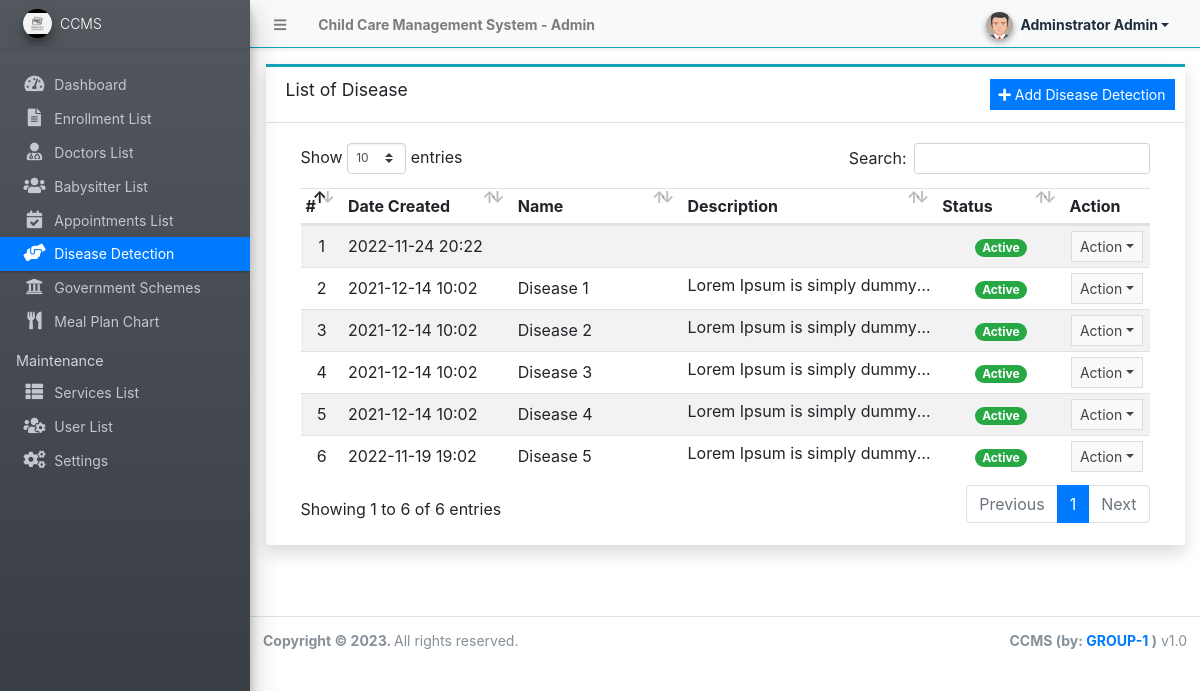
Screenshot of /admin/?page=disease-detection (signed in) with the database file from the repository.
### tables this page shows
CREATE TABLE `disease_detection` (
  `id` int(30) NOT NULL,
  `name` text NOT NULL,
  `description` text NOT NULL,
  `status` tinyint(1) NOT NULL DEFAULT 1,
  `date_created` datetime NOT NULL DEFAULT current_timestamp(),
  `date_updated` datetime DEFAULT NULL ON UPDATE current_timestamp()
);

### admin/disease-detection/index.php (the view, shortened to what this page needs)
<div class="card card-outline card-info rounded-0 shadow">
	<div class="card-header">
		<h3 class="card-title">List of Disease</h3>
		<div class="card-tools">
			<a href="javascript:void(0)" id="create_new" class="btn btn-flat btn-sm btn-primary"><span class="fas fa-plus"></span>  Add Disease Detection</a>
		</div>
	</div>
	<div class="card-body">
		<div class="container-fluid">
        <div class="container-fluid">
			<table class="table table-hover table-striped">
				<colgroup>
					<col width="5%">
					<col width="20%">
					<col width="20%">
					<col width="30%">
					<col width="15%">
					<col width="10%">
				</colgroup>
				<thead>
					<tr>
						<th>#</th>
						<th>Date Created</th>
						<th>Name</th>
						<th>Description</th>
						<th>Status</th>
						<th>Action</th>
					</tr>
				</thead>
				<tbody>
					<?php
						$i = 1;
						$qry = $conn->query("SELECT * from `disease_detection`order by `name` asc ");
						while($row = $qry->fetch_assoc()):
						$row['description'] = strip_tags(html_entity_decode($row['description']));
					?>
						<tr>
							<td class="text-center"><?php echo $i++; ?></td>
							<td class=""><?php echo date("Y-m-d H:i",strtotime($row['date_created'])) ?></td>
							<td><?php echo ucwords($row['name']) ?></td>
							<td class="truncate-1"><?php echo $row['description'] ?></td>
							<td class="text-center">
                                <?php
                                    switch($row['status']){
                                        case '1':
                                            echo "<span class='badge badge-success badge-pill'>Active</span>";
                                            break;
                                    }
                                ?>
                            </td>
							<td align="center">
								 <button type="button" class="btn btn-flat btn-default btn-sm dropdown-toggle dropdown-icon" data-toggle="dropdown">
				                  		Action
				                  </button>
							</td>
						</tr>
					<?php endwhile; ?>
				</tbody>
			</table>
		</div>
		</div>
	</div>
</div>

### rows the page displays
disease_detection: date_created "2022-11-24 20:22", status "Active"
disease_detection: date_created "2021-12-14 10:02", name "Disease 1", description "Lorem Ipsum is simply…", status "Active"
disease_detection: date_created "2021-12-14 10:02", name "Disease 2", description "Lorem Ipsum is simply…", status "Active"
disease_detection: date_created "2021-12-14 10:02", name "Disease 3", description "Lorem Ipsum is simply…", status "Active"
disease_detection: date_created "2021-12-14 10:02", name "Disease 4", description "Lorem Ipsum is simply…", status "Active"
disease_detection: date_created "2022-11-19 19:02", name "Disease 5", description "Lorem Ipsum is simply…", status "Active"

### other values shown
$_settings->info('name') "Child Care Management System"
$_settings->userdata('firstname').' '.$_settings->userdata('lastname') "Adminstrator Admin"
$_settings->info('short_name') "CCMS"
